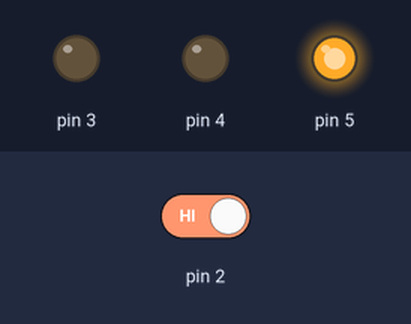
Simulated run of this sketch. Board: Arduino Uno, built with avr-gcc and run on an emulated ATmega328P. Shown: output pins drawn as LEDs (lit = HIGH). The inputs (shaded band) are chosen by the test bench; at power-on: pin 2 HIGH.

Above: at 11.8 s.
11.9 s: pin 2 driven LOW
At 16.8 s:
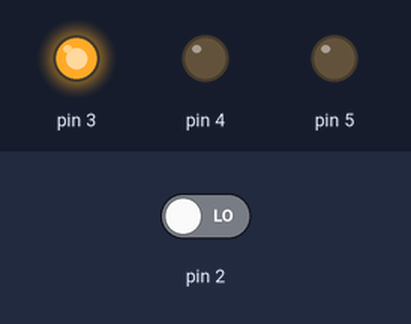
18.2 s: pin 2 driven HIGH
At 18.5 s:
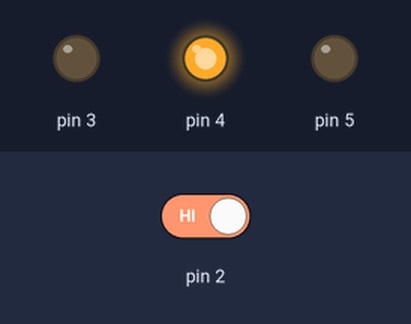
Timing chart, 0 to 21.2 s (numbered marks = the images above; inputs shaded):
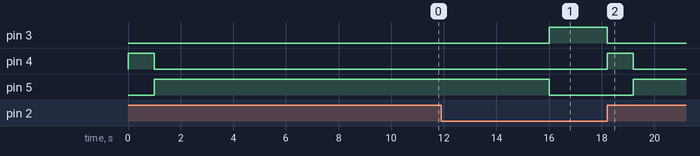

The sketch:

Stoplight.ino
```cpp
int switchState = 0;
int stopper = 0;

void setup() {
  pinMode(3, OUTPUT);
  pinMode(4, OUTPUT);
  pinMode(5, OUTPUT);
  pinMode(2, INPUT);

}

void loop(){
  switchState = digitalRead(2);
  if(switchState == LOW){
  // the button is not pressed
  digitalWrite(3, HIGH); //green LED
  digitalWrite(4, LOW); //Red LED
  digitalWrite(5, LOW); //red LED

  //Resets lights
  stopper = 0;

  }

  else{
    //allows cycle through lights one time until reset
    if(stopper == 0) {
    stopper = 1;
    digitalWrite(3, LOW);
    digitalWrite(4, HIGH);
    digitalWrite(5, LOW);

    delay(1000); // wait for a quarter seconds
    digitalWrite(4, LOW);
    }
    digitalWrite(5, HIGH);
    delay(5000);

  }


}
```

Measured:
- after the input at 11.9 s, pin 3: LOW → HIGH after 4.1 s; pin 5: HIGH → LOW after 4.1 s
- after the input at 18.2 s, pin 3: HIGH → LOW at once; pin 4: LOW → HIGH at once, → LOW 1.0 s later; pin 5: LOW → HIGH after 1.0 s
